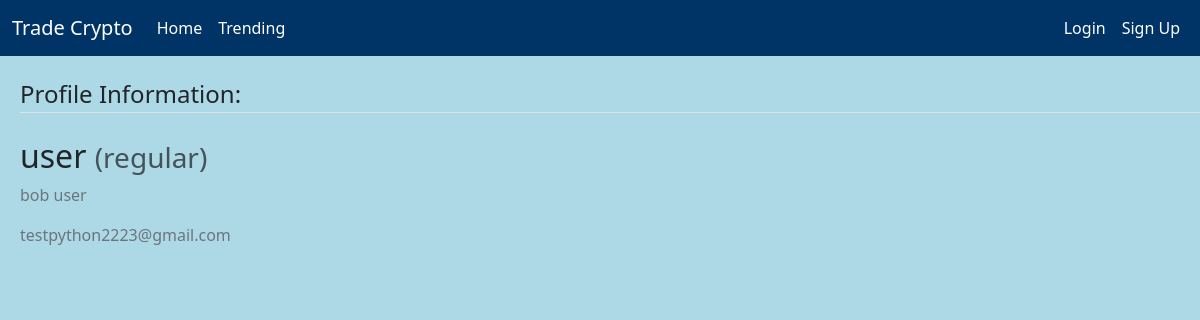
The app's page /profile/user with its own data.
### users/models.py (models this page shows, shortened)
class CustomUser(AbstractUser):
    STATUS = {
        ('regular','regular'),
        ('moderator','moderator')
    }
    email = models.EmailField(unique=True)
    status = models.CharField(max_length=100,choices=STATUS, default='regular')
    balance = models.DecimalField(decimal_places=2,max_digits=15,default=10000)

### users/views.py (the view, shortened to what this page needs)
# urls.py: path('profile/<username>',views.profile,name="profile"),
def profile(request,username):
    user = get_user_model().objects.filter(username=username).first()
    if user:
        form = UserUpdateForm(instance=user)
        return render(request,"users/profile.html",{"form":form})
    return redirect()

### users/templates/users/profile.html (shortened to what this page needs)
{% extends 'app1/layout.html' %}
{% load crispy_forms_tags %}
{% block body %}
<div class="content-section col-lg-12 col-md-12 col-sm-12 tutorial-style" style="min-height:65vh; margin:20px 20px">
    <legend class="border-bottom mb-4">Profile Information:</legend>
    <form method="POST" enctype="multipart/form-data">
        <div class="media">
            <div class="media-body">
                <h2 class="account-heading">{{ form.instance.username }}
                    <small class="text-muted">({{ form.instance.status }})</small>
                </h2>
                <p class="text-secondary">{{ form.instance.first_name }} {{ form.instance.last_name }}</p>
                <p class="text-secondary">{{ form.instance.email }}</p>
            </div>
        </div>
    </form>
</div>
{% endblock %}

### app1/static/app1/styles.css (style rules this page uses)
* { margin: 0; padding: 0; box-sizing: border-box; }
body { background-color: lightblue; }

### records on screen
CustomUser: instance.username "user", instance.status "regular", instance.first_name "bob", instance.last_name "user", instance.email "testpython2223@gmail.com"
